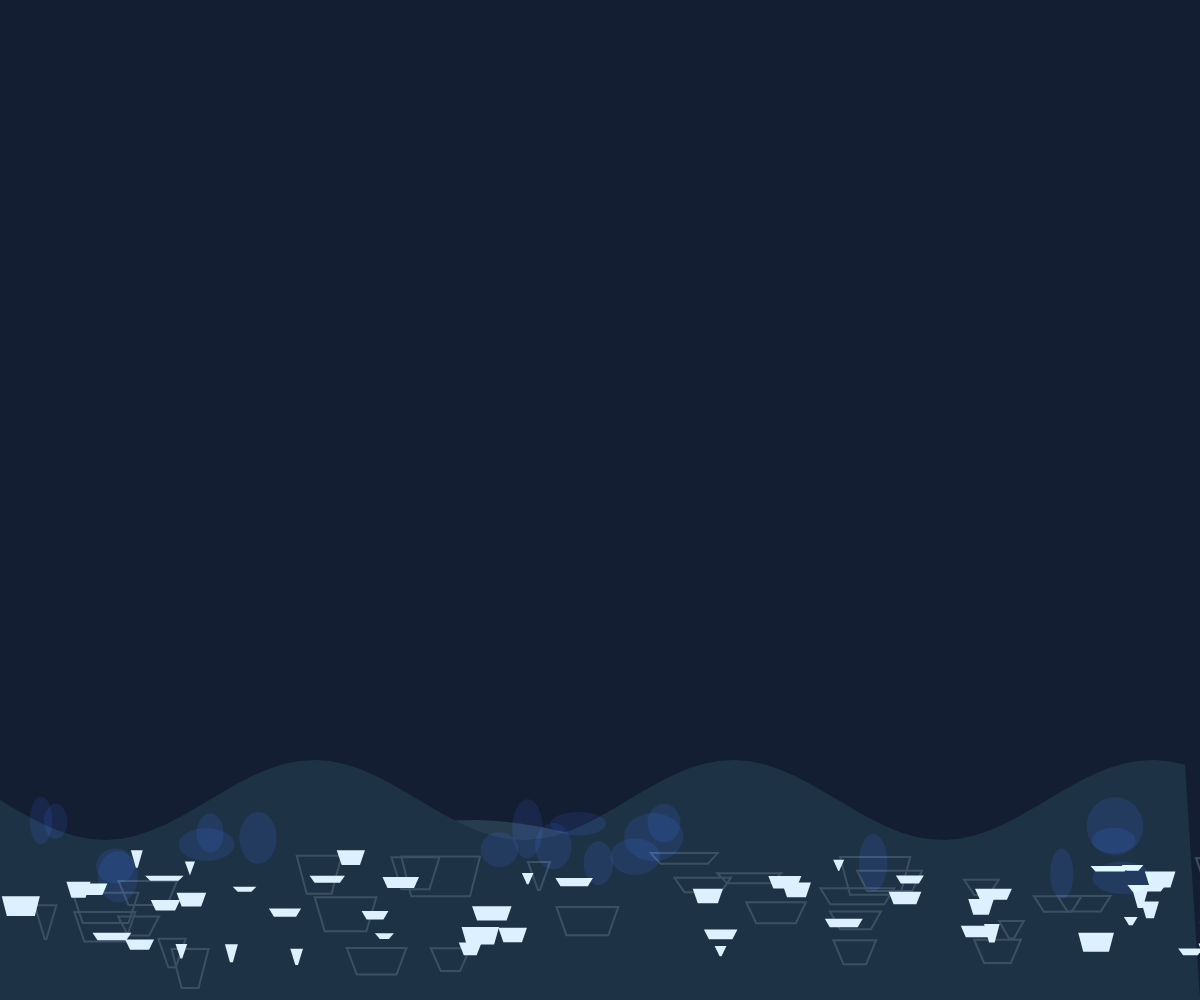
Frame 1 (no input)
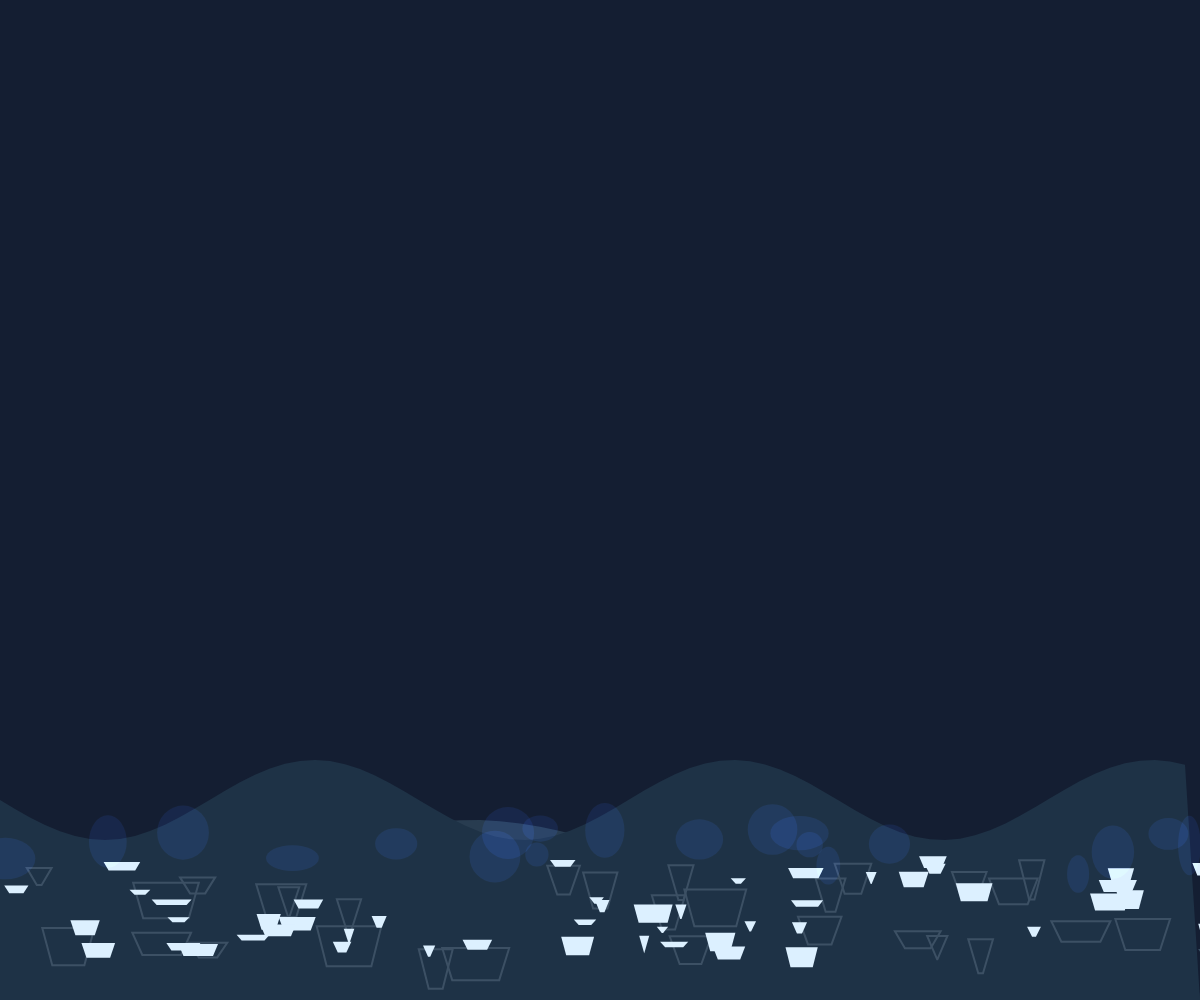
Frame 2 (the mouse pressed at the canvas centre, redrawn once)

The p5.js sketch that drew these frames (run headless with seeded random() and noise() and a simulated clock; the mouse was pressed at the canvas centre and the sketch redrawn once):

// p5.js sketch
// ── sketch.js
function setup() {
  createCanvas(windowWidth, windowHeight);
  noLoop();
}

function draw() {
  // Muted cool-toned palette
  background(20, 30, 50);
  
  // Draw distant mountains
  fill(40, 60, 80);
  noStroke();
  beginShape();
  vertex(0, height);
  for (let x = 0; x < width; x += 20) {
    let y = height - 150 + sin(x * 0.01) * 30;
    vertex(x, y);
  }
  vertex(width, height);
  endShape(CLOSE);
  
  // Draw closer mountain peaks
  fill(30, 50, 70);
  beginShape();
  vertex(0, height);
  for (let x = 0; x < width; x += 15) {
    let y = height - 200 + sin(x * 0.015) * 40;
    vertex(x, y);
  }
  vertex(width, height);
  endShape(CLOSE);
  
  // Rock formations in foreground
  stroke(60, 80, 100);
  strokeWeight(2);
  noFill();
  
  // Draw etched channels
  for (let i = 0; i < 30; i++) {
    let x = random(width);
    let y = height - 100 + random(-50, 50);
    let w = random(20, 80);
    let h = random(10, 40);
    
    // Channel shape
    beginShape();
    vertex(x, y);
    vertex(x + w, y);
    vertex(x + w - 10, y + h);
    vertex(x + 10, y + h);
    endShape(CLOSE);
  }
  
  // Snow in channels
  fill(220, 240, 255);
  noStroke();
  for (let i = 0; i < 50; i++) {
    let x = random(width);
    let y = height - 100 + random(-50, 50);
    let w = random(10, 40);
    let h = random(5, 20);
    
    // Snow shape in channel
    beginShape();
    vertex(x, y);
    vertex(x + w, y);
    vertex(x + w - 5, y + h);
    vertex(x + 5, y + h);
    endShape(CLOSE);
  }
  
  // Crystalline blue light effect
  blendMode(ADD);
  fill(30, 80, 200, 30);
  noStroke();
  for (let i = 0; i < 20; i++) {
    let x = random(width);
    let y = height - 150 + random(-30, 30);
    ellipse(x, y, random(20, 60), random(20, 60));
  }
  blendMode(BLEND);
}
